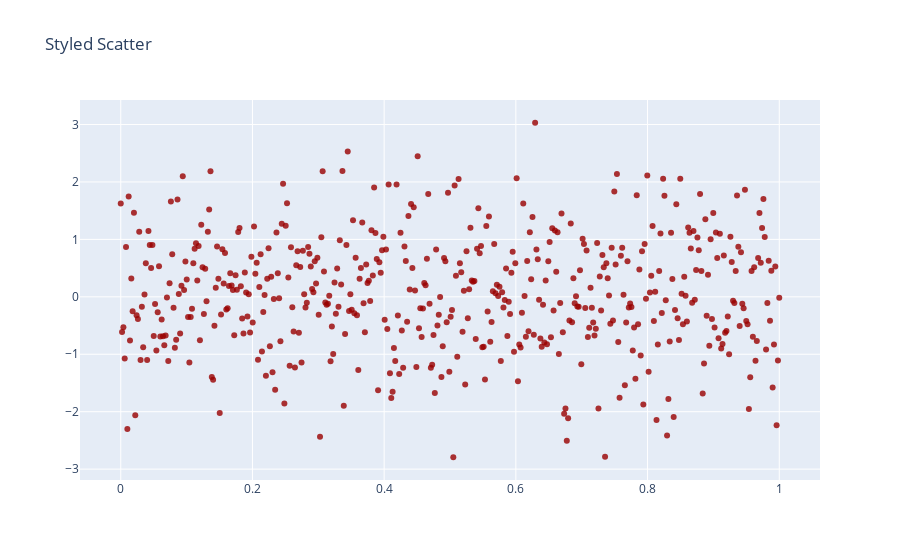

The cell this chart's notebook holds for it:
### Code cell
'''
@Author: Santanu Mohapatra
@Date:21/06/2021
@Last Modified by: Santanu Mohapatra
@Last Modified Time: 18:50 PM
@Title: Python program to draw a scatter plot for random 500 x and y coordinates and style it.
'''

import plotly.graph_objects as go
import numpy as np

np.random.seed(1)

N = 500
random_x = np.linspace(0, 1, N)
random_y = np.random.randn(N)

fig = go.Figure()

fig.add_trace(go.Scatter(x=random_x, y=random_y,
                    mode='markers',
                    name='sin',
                    marker_color='rgba(152, 0, 0, .8)'))

fig.update_layout(title='Styled Scatter',
                  yaxis_zeroline=False, xaxis_zeroline=False)

fig.show()

### Figure 1 — Plotly figure (JSON) as saved in the notebook; plotly's stock layout.template omitted (floating-point values rounded to 4 significant figures; data arrays with more than 128 entries replaced by an {"elided": "..."} marker saying what was removed)
{"data": [{"marker": {"color": "rgba(152, 0, 0, .8)"}, "mode": "markers", "name": "sin", "type": "scatter", "x": {"elided": "500 float values"}, "y": {"elided": "500 float values"}}], "layout": {"title": {"text": "Styled Scatter"}, "xaxis": {"zeroline": false}, "yaxis": {"zeroline": false}}}
